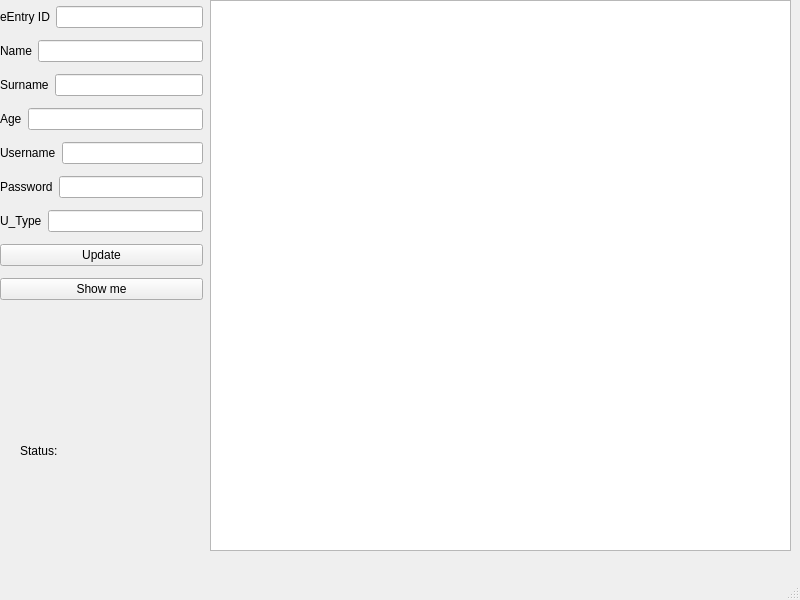
<?xml version="1.0" encoding="UTF-8"?>
<ui version="4.0">
 <class>StuMainWindow</class>
 <widget class="QMainWindow" name="StuMainWindow">
  <property name="geometry">
   <rect>
    <x>0</x>
    <y>0</y>
    <width>800</width>
    <height>600</height>
   </rect>
  </property>
  <property name="sizePolicy">
   <sizepolicy hsizetype="Expanding" vsizetype="Expanding">
    <horstretch>0</horstretch>
    <verstretch>0</verstretch>
   </sizepolicy>
  </property>
  <property name="windowTitle">
   <string>MainWindow</string>
  </property>
  <widget class="QWidget" name="centralwidget">
   <widget class="QLabel" name="label">
    <property name="geometry">
     <rect>
      <x>20</x>
      <y>440</y>
      <width>141</width>
      <height>21</height>
     </rect>
    </property>
    <property name="text">
     <string>Status:</string>
    </property>
   </widget>
   <widget class="QTableView" name="tableView">
    <property name="geometry">
     <rect>
      <x>210</x>
      <y>0</y>
      <width>581</width>
      <height>551</height>
     </rect>
    </property>
    <property name="sizePolicy">
     <sizepolicy hsizetype="Expanding" vsizetype="Expanding">
      <horstretch>0</horstretch>
      <verstretch>0</verstretch>
     </sizepolicy>
    </property>
    <property name="frameShape">
     <enum>QFrame::StyledPanel</enum>
    </property>
    <property name="verticalScrollBarPolicy">
     <enum>Qt::ScrollBarAsNeeded</enum>
    </property>
    <property name="horizontalScrollBarPolicy">
     <enum>Qt::ScrollBarAsNeeded</enum>
    </property>
    <property name="sizeAdjustPolicy">
     <enum>QAbstractScrollArea::AdjustToContents</enum>
    </property>
    <property name="verticalScrollMode">
     <enum>QAbstractItemView::ScrollPerItem</enum>
    </property>
    <property name="gridStyle">
     <enum>Qt::SolidLine</enum>
    </property>
    <property name="sortingEnabled">
     <bool>true</bool>
    </property>
    <property name="wordWrap">
     <bool>false</bool>
    </property>
    <property name="cornerButtonEnabled">
     <bool>false</bool>
    </property>
   </widget>
   <widget class="QWidget" name="layoutWidget">
    <property name="geometry">
     <rect>
      <x>0</x>
      <y>0</y>
      <width>203</width>
      <height>307</height>
     </rect>
    </property>
    <layout class="QVBoxLayout" name="verticalLayout">
     <item>
      <layout class="QHBoxLayout" name="horizontalLayout">
       <item>
        <widget class="QLabel" name="label_2">
         <property name="text">
          <string>eEntry ID</string>
         </property>
        </widget>
       </item>
       <item>
        <widget class="QLineEdit" name="le_entryid"/>
       </item>
      </layout>
     </item>
     <item>
      <layout class="QHBoxLayout" name="horizontalLayout_2">
       <item>
        <widget class="QLabel" name="label_3">
         <property name="text">
          <string>Name</string>
         </property>
        </widget>
       </item>
       <item>
        <widget class="QLineEdit" name="le_name"/>
       </item>
      </layout>
     </item>
     <item>
      <layout class="QHBoxLayout" name="horizontalLayout_3">
       <item>
        <widget class="QLabel" name="label_4">
         <property name="text">
          <string>Surname</string>
         </property>
        </widget>
       </item>
       <item>
        <widget class="QLineEdit" name="le_sname"/>
       </item>
      </layout>
     </item>
     <item>
      <layout class="QHBoxLayout" name="horizontalLayout_4">
       <item>
        <widget class="QLabel" name="label_5">
         <property name="text">
          <string>Age</string>
         </property>
        </widget>
       </item>
       <item>
        <widget class="QLineEdit" name="le_age"/>
       </item>
      </layout>
     </item>
     <item>
      <layout class="QHBoxLayout" name="horizontalLayout_5">
       <item>
        <widget class="QLabel" name="label_6">
         <property name="text">
          <string>Username</string>
         </property>
        </widget>
       </item>
       <item>
        <widget class="QLineEdit" name="le_uname"/>
       </item>
      </layout>
     </item>
     <item>
      <layout class="QHBoxLayout" name="horizontalLayout_6">
       <item>
        <widget class="QLabel" name="label_7">
         <property name="text">
          <string>Password</string>
         </property>
        </widget>
       </item>
       <item>
        <widget class="QLineEdit" name="le_passwd"/>
       </item>
      </layout>
     </item>
     <item>
      <layout class="QHBoxLayout" name="horizontalLayout_7">
       <item>
        <widget class="QLabel" name="label_8">
         <property name="text">
          <string>U_Type</string>
         </property>
        </widget>
       </item>
       <item>
        <widget class="QLineEdit" name="le_utype"/>
       </item>
      </layout>
     </item>
     <item>
      <widget class="QPushButton" name="pushButton">
       <property name="text">
        <string>Update</string>
       </property>
      </widget>
     </item>
     <item>
      <widget class="QPushButton" name="pushButton_2">
       <property name="text">
        <string>Show me</string>
       </property>
      </widget>
     </item>
    </layout>
   </widget>
  </widget>
  <widget class="QMenuBar" name="menubar">
   <property name="geometry">
    <rect>
     <x>0</x>
     <y>0</y>
     <width>800</width>
     <height>24</height>
    </rect>
   </property>
  </widget>
  <widget class="QStatusBar" name="statusbar"/>
 </widget>
 <resources/>
 <connections/>
</ui>
